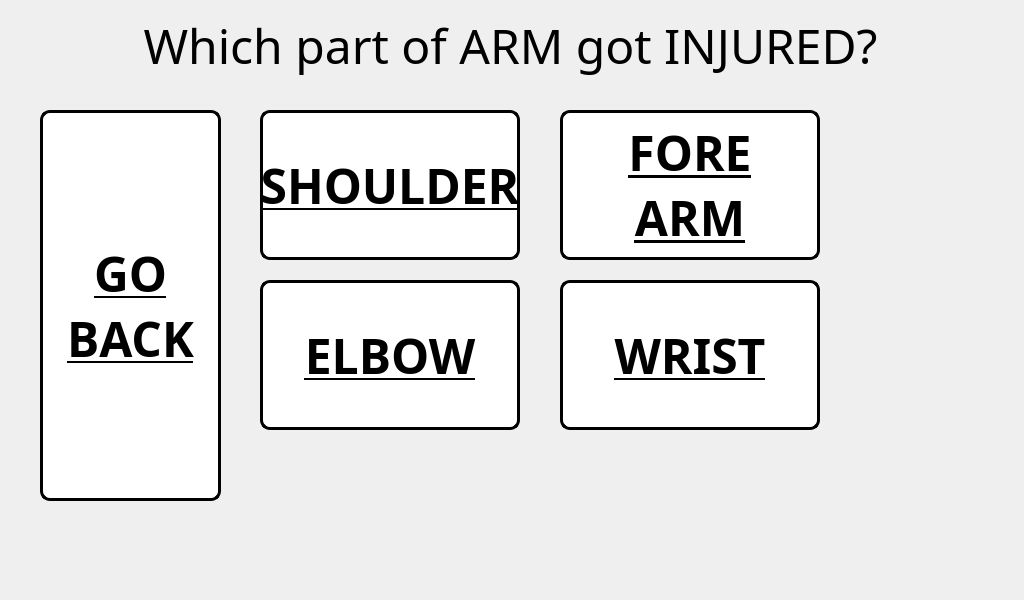
<?xml version="1.0" encoding="UTF-8"?>
<ui version="4.0">
 <class>mainWindow</class>
 <widget class="QMainWindow" name="mainWindow">
  <property name="geometry">
   <rect>
    <x>0</x>
    <y>0</y>
    <width>1024</width>
    <height>600</height>
   </rect>
  </property>
  <property name="minimumSize">
   <size>
    <width>1024</width>
    <height>600</height>
   </size>
  </property>
  <property name="maximumSize">
   <size>
    <width>1024</width>
    <height>600</height>
   </size>
  </property>
  <property name="windowTitle">
   <string>Select Body Part</string>
  </property>
  <widget class="QWidget" name="centralwidget">
   <widget class="QLabel" name="TITLE">
    <property name="geometry">
     <rect>
      <x>0</x>
      <y>0</y>
      <width>1021</width>
      <height>91</height>
     </rect>
    </property>
    <property name="font">
     <font>
      <family>Unispace</family>
      <pointsize>24</pointsize>
     </font>
    </property>
    <property name="text">
     <string>&lt;html&gt;&lt;head/&gt;&lt;body&gt;&lt;p&gt;&lt;span style=&quot; font-size:36pt;&quot;&gt;Which part of ARM got INJURED?&lt;/span&gt;&lt;/p&gt;&lt;/body&gt;&lt;/html&gt;</string>
    </property>
    <property name="alignment">
     <set>Qt::AlignCenter</set>
    </property>
   </widget>
   <widget class="QLabel" name="body_part">
    <property name="geometry">
     <rect>
      <x>10</x>
      <y>70</y>
      <width>1001</width>
      <height>521</height>
     </rect>
    </property>
    <property name="text">
     <string/>
    </property>
    <property name="textFormat">
     <enum>Qt::PlainText</enum>
    </property>
    <property name="pixmap">
     <pixmap>pictures/program_pictures/body_part_types.png</pixmap>
    </property>
   </widget>
   <widget class="QPushButton" name="wrist_button">
    <property name="geometry">
     <rect>
      <x>560</x>
      <y>280</y>
      <width>260</width>
      <height>150</height>
     </rect>
    </property>
    <property name="minimumSize">
     <size>
      <width>260</width>
      <height>150</height>
     </size>
    </property>
    <property name="font">
     <font>
      <family>Unispace</family>
      <pointsize>36</pointsize>
      <weight>75</weight>
      <bold>true</bold>
      <underline>true</underline>
     </font>
    </property>
    <property name="styleSheet">
     <string notr="true">QPushButton:hover:!pressed
{
  background-color: rgb(195,30,60);
}

QPushButton
{
  background-color: white;
color: black;
border-style: outset;
border-width: 3px;
border-radius:10px;
border-color: black;
}</string>
    </property>
    <property name="text">
     <string>WRIST</string>
    </property>
   </widget>
   <widget class="QLabel" name="label">
    <property name="geometry">
     <rect>
      <x>0</x>
      <y>0</y>
      <width>1024</width>
      <height>600</height>
     </rect>
    </property>
    <property name="minimumSize">
     <size>
      <width>1024</width>
      <height>600</height>
     </size>
    </property>
    <property name="maximumSize">
     <size>
      <width>1024</width>
      <height>600</height>
     </size>
    </property>
    <property name="text">
     <string/>
    </property>
    <property name="pixmap">
     <pixmap>pictures/program_pictures/main_wallpaper.png</pixmap>
    </property>
   </widget>
   <widget class="QLabel" name="label_2">
    <property name="geometry">
     <rect>
      <x>0</x>
      <y>0</y>
      <width>1024</width>
      <height>600</height>
     </rect>
    </property>
    <property name="minimumSize">
     <size>
      <width>1024</width>
      <height>600</height>
     </size>
    </property>
    <property name="maximumSize">
     <size>
      <width>1024</width>
      <height>600</height>
     </size>
    </property>
    <property name="text">
     <string/>
    </property>
    <property name="pixmap">
     <pixmap>../pictures/program_pictures/main_wallpaper.png</pixmap>
    </property>
   </widget>
   <widget class="QPushButton" name="elbow_button">
    <property name="geometry">
     <rect>
      <x>260</x>
      <y>280</y>
      <width>260</width>
      <height>150</height>
     </rect>
    </property>
    <property name="minimumSize">
     <size>
      <width>260</width>
      <height>150</height>
     </size>
    </property>
    <property name="font">
     <font>
      <family>Unispace</family>
      <pointsize>36</pointsize>
      <weight>75</weight>
      <bold>true</bold>
      <underline>true</underline>
     </font>
    </property>
    <property name="styleSheet">
     <string notr="true">QPushButton:hover:!pressed
{
  background-color: rgb(195,30,60);
}

QPushButton
{
  background-color: white;
color: black;
border-style: outset;
border-width: 3px;
border-radius:10px;
border-color: black;
}</string>
    </property>
    <property name="text">
     <string>ELBOW</string>
    </property>
   </widget>
   <widget class="QPushButton" name="shoulder_button">
    <property name="geometry">
     <rect>
      <x>260</x>
      <y>110</y>
      <width>260</width>
      <height>150</height>
     </rect>
    </property>
    <property name="minimumSize">
     <size>
      <width>260</width>
      <height>150</height>
     </size>
    </property>
    <property name="font">
     <font>
      <family>Unispace</family>
      <pointsize>36</pointsize>
      <weight>75</weight>
      <bold>true</bold>
      <underline>true</underline>
     </font>
    </property>
    <property name="styleSheet">
     <string notr="true">QPushButton:hover:!pressed
{
  background-color: rgb(195,30,60);
}

QPushButton
{
  background-color: white;
color: black;
border-style: outset;
border-width: 3px;
border-radius:10px;
border-color: black;
}</string>
    </property>
    <property name="text">
     <string>SHOULDER</string>
    </property>
   </widget>
   <widget class="QPushButton" name="forearm_button">
    <property name="geometry">
     <rect>
      <x>560</x>
      <y>110</y>
      <width>260</width>
      <height>150</height>
     </rect>
    </property>
    <property name="minimumSize">
     <size>
      <width>260</width>
      <height>150</height>
     </size>
    </property>
    <property name="font">
     <font>
      <family>Unispace</family>
      <pointsize>36</pointsize>
      <weight>75</weight>
      <bold>true</bold>
      <underline>true</underline>
     </font>
    </property>
    <property name="styleSheet">
     <string notr="true">QPushButton:hover:!pressed
{
  background-color: rgb(195,30,60);
}

QPushButton
{
  background-color: white;
color: black;
border-style: outset;
border-width: 3px;
border-radius:10px;
border-color: black;
}</string>
    </property>
    <property name="text">
     <string>FORE
ARM</string>
    </property>
   </widget>
   <widget class="QPushButton" name="go_back">
    <property name="geometry">
     <rect>
      <x>40</x>
      <y>110</y>
      <width>181</width>
      <height>391</height>
     </rect>
    </property>
    <property name="font">
     <font>
      <family>Unispace</family>
      <pointsize>36</pointsize>
      <weight>75</weight>
      <bold>true</bold>
      <underline>true</underline>
     </font>
    </property>
    <property name="styleSheet">
     <string notr="true">QPushButton:hover:!pressed
{
  background-color: rgb(195,30,60);
}

QPushButton
{
  background-color: white;
color: black;
border-style: outset;
border-width: 3px;
border-radius:10px;
border-color: black;
}</string>
    </property>
    <property name="text">
     <string>GO
BACK</string>
    </property>
   </widget>
   <zorder>label_2</zorder>
   <zorder>label</zorder>
   <zorder>TITLE</zorder>
   <zorder>body_part</zorder>
   <zorder>wrist_button</zorder>
   <zorder>elbow_button</zorder>
   <zorder>shoulder_button</zorder>
   <zorder>forearm_button</zorder>
   <zorder>go_back</zorder>
  </widget>
 </widget>
 <resources/>
 <connections/>
</ui>
